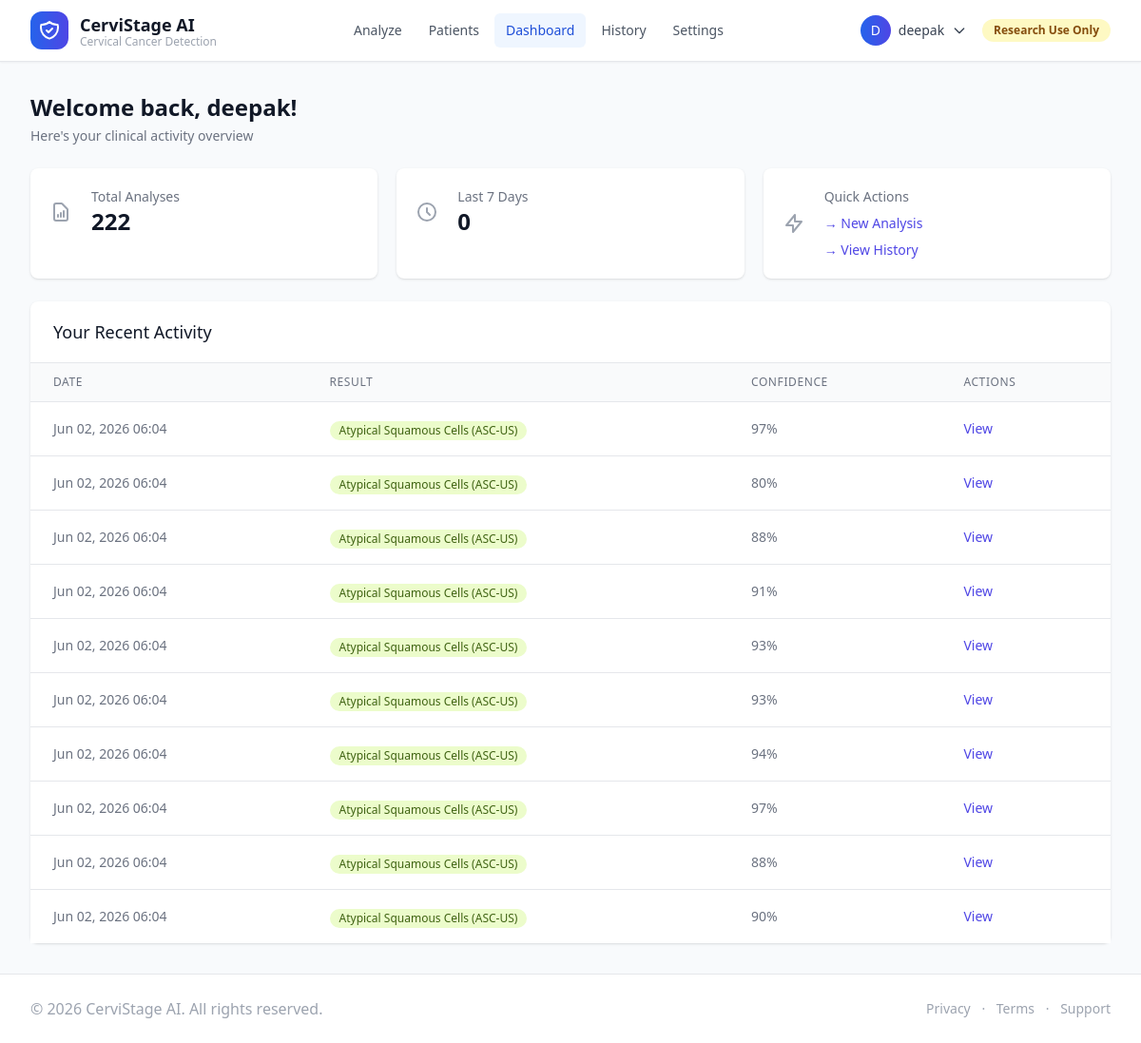
Page /dashboard/ (signed in) on the earlier database version.
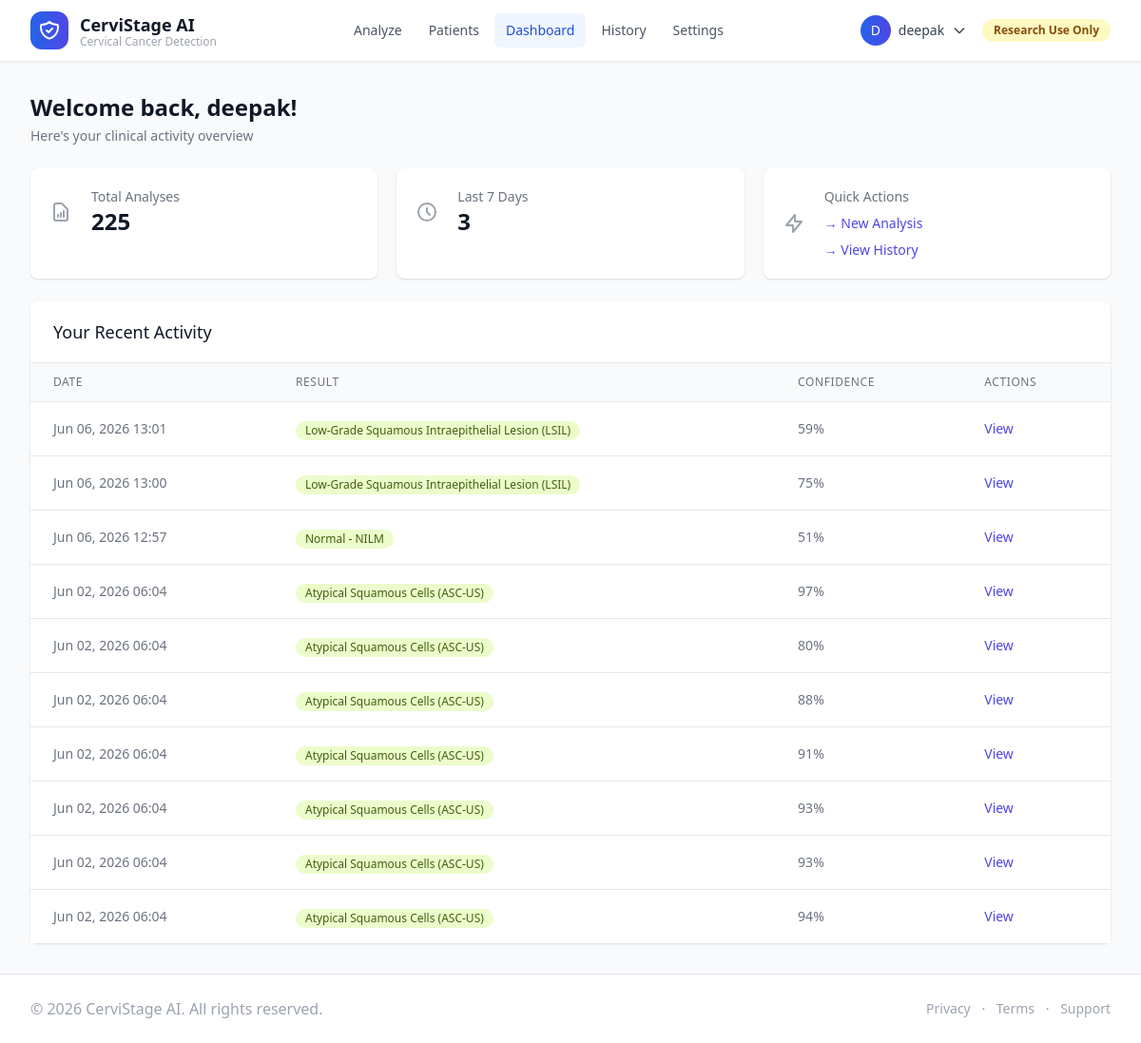
Same page on the later database version.
### core/models.py (models this page shows, shortened)
class Analysis(models.Model):
    analysis_id = models.UUIDField(default=uuid.uuid4, primary_key=True, editable=False)
    created_by = models.ForeignKey(User, null=True, blank=True, on_delete=models.SET_NULL, related_name="user_analyses")
    patient = models.ForeignKey('Patient', null=True, blank=True, on_delete=models.SET_NULL, related_name="analyses")
    image = models.ImageField(upload_to="uploads/")
    predicted_class = models.IntegerField()
    predicted_label = models.CharField(max_length=50)
    probabilities = models.JSONField()
    confidence = models.FloatField()
    uncertainty = models.FloatField()
    confidence_level = models.CharField(max_length=20)
    recommendation = models.TextField()
    created_at = models.DateTimeField(auto_now_add=True)
    class Meta:
        ordering = ["-created_at"]

### core/views.py (the view)
# urls.py: path("dashboard/", views.DashboardPageView.as_view(), name="dashboard-page"),
class DashboardPageView(View):
    def get(self, request):
        if not request.user.is_authenticated:
            return redirect('/login/?next=/dashboard/')
        if request.user.profile.role == 'admin':
            return redirect('/admin/')
        total_analyses = Analysis.objects.filter(created_by=request.user).count()
        seven_days_ago = timezone.now() - timedelta(days=7)
        recent_analyses_count = Analysis.objects.filter(
            created_by=request.user,
            created_at__gte=seven_days_ago
        ).count()
        recent_activity = Analysis.objects.filter(
            created_by=request.user
        ).order_by('-created_at')[:10]
        context = {
            'total_analyses': total_analyses,
            'recent_analyses_count': recent_analyses_count,
            'recent_activity': recent_activity,
        }
        return render(request, "user_dashboard.html", context)

### core/templates/user_dashboard.html (shortened to what the changed rows need)
{% extends "user_base.html" %}
{% block content %}
<div class="space-y-6">
  <div>
    <h1 class="text-2xl font-bold text-gray-900">Welcome back, {{ request.user.get_full_name|default:request.user.username }}!</h1>
  </div>
  <div class="grid grid-cols-1 gap-5 sm:grid-cols-3 lg:grid-cols-3">
    <div class="bg-white overflow-hidden shadow rounded-lg">
      <div class="p-5">
        <div class="flex items-center">
          <div class="ml-5 w-0 flex-1">
            <dl>
              <dd class="flex items-baseline">
                <div class="text-2xl font-semibold text-gray-900">{{ total_analyses }}</div>
              </dd>
            </dl>
          </div>
        </div>
      </div>
    </div>
    <div class="bg-white overflow-hidden shadow rounded-lg">
      <div class="p-5">
        <div class="flex items-center">
          <div class="ml-5 w-0 flex-1">
            <dl>
              <dd class="flex items-baseline">
                <div class="text-2xl font-semibold text-gray-900">{{ recent_analyses_count }}</div>
              </dd>
            </dl>
          </div>
        </div>
      </div>
    </div>
  </div>
  <div class="bg-white shadow rounded-lg">
    <div class="overflow-x-auto">
      <table class="min-w-full divide-y divide-gray-200">
        <thead class="bg-gray-50">
          <tr>
            <th class="px-6 py-3 text-left text-xs font-medium text-gray-500 uppercase tracking-wider">Date</th>
            <th class="px-6 py-3 text-left text-xs font-medium text-gray-500 uppercase tracking-wider">Result</th>
            <th class="px-6 py-3 text-left text-xs font-medium text-gray-500 uppercase tracking-wider">Confidence</th>
            <th class="px-6 py-3 text-left text-xs font-medium text-gray-500 uppercase tracking-wider">Actions</th>
          </tr>
        </thead>
        <tbody class="bg-white divide-y divide-gray-200">
          {% for analysis in recent_activity %}
          <tr class="hover:bg-gray-50">
            <td class="px-6 py-4 whitespace-nowrap text-sm text-gray-500">
              {{ analysis.created_at|date:"M d, Y H:i" }}
            </td>
            <td class="px-6 py-4 whitespace-nowrap">
              <span class="inline-flex items-center px-2.5 py-0.5 rounded-full text-xs font-medium
                {% if analysis.predicted_label == 'Normal' %}bg-green-100 text-green-800
                {% elif analysis.predicted_label == 'Carcinoma' %}bg-red-100 text-red-800
                {% elif analysis.predicted_label == 'HSIL' %}bg-orange-100 text-orange-800
                {% elif analysis.predicted_label == 'LSIL' %}bg-yellow-100 text-yellow-800
                {% else %}bg-lime-100 text-lime-800{% endif %}">
                {{ analysis.predicted_label }}
              </span>
            </td>
            <td class="px-6 py-4 whitespace-nowrap text-sm text-gray-500">
              {% widthratio analysis.confidence 1 100 %}%
            </td>
            <td class="px-6 py-4 whitespace-nowrap text-sm font-medium">
              <a href="{% url 'analysis-detail-page' analysis.analysis_id %}" class="text-indigo-600 hover:text-indigo-900">View</a>
            </td>
          </tr>
          {% empty %}
          <tr>
            <td colspan="4" class="px-6 py-4 text-center text-sm text-gray-500">
              No recent activity. <a href="{% url 'analyze-page' %}" class="text-indigo-600 hover:text-indigo-900">Run your first analysis</a>
            </td>
          </tr>
          {% endfor %}
        </tbody>
      </table>
    </div>
  </div>
</div>
{% endblock %}

Differences in the rows shown:
no longer on this page (row unchanged): Analysis: created_at "Jun 02, 2026 06:04", predicted_label "Atypical Squamous Cells (ASC-US)", confidence "97"
no longer on this page (row unchanged): Analysis: created_at "Jun 02, 2026 06:04", predicted_label "Atypical Squamous Cells (ASC-US)", confidence "88"
no longer on this page (row unchanged): Analysis: created_at "Jun 02, 2026 06:04", predicted_label "Atypical Squamous Cells (ASC-US)", confidence "90"
added Analysis: created_at "Jun 06, 2026 13:01", predicted_label "Low-Grade Squamous Intraepithelial Lesion (LSIL)", confidence "59"
added Analysis: created_at "Jun 06, 2026 13:00", predicted_label "Low-Grade Squamous Intraepithelial Lesion (LSIL)", confidence "75"
added Analysis: created_at "Jun 06, 2026 12:57", predicted_label "Normal - NILM", confidence "51"
Other differences:
{{ total_analyses }}: "222" → "225"
{{ recent_analyses_count }}: "0" → "3"
